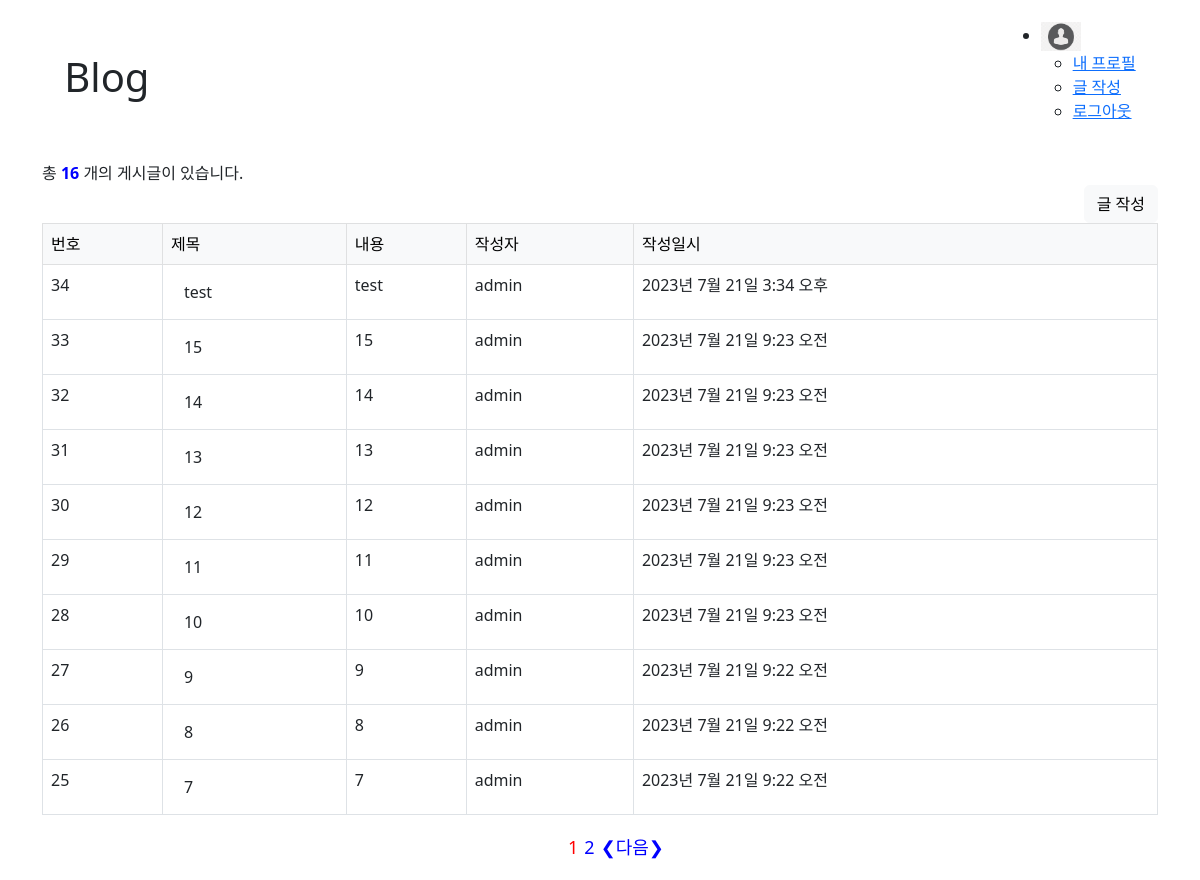
Before: /blog/ (signed in) with the older database file.
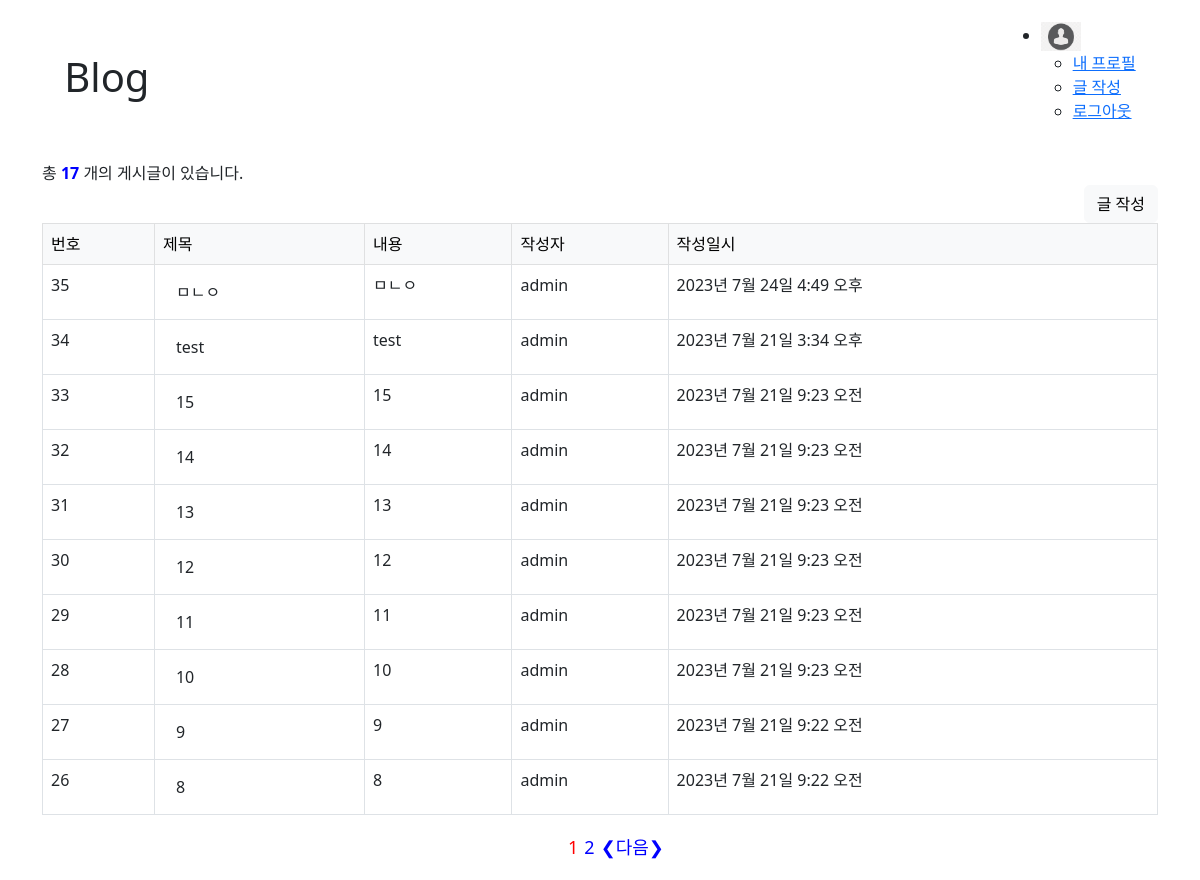
After: the same page with the newer database file.
### blog/models.py (models this page shows)
class Post(models.Model):
    title = models.CharField(max_length=30)
    content = models.TextField()
    writer = models.ForeignKey(User, on_delete=models.CASCADE)
    created_at = models.DateTimeField(auto_now_add=True)
    updated_at = models.DateTimeField(auto_now=True)

### user/models.py (models this page shows)
class User(AbstractUser):
    username = None
    userId = models.CharField(unique=True, max_length=20) # email 값이 기본키가 된다
    name = models.CharField(max_length=50, null=True, blank=True)
    is_staff = models.BooleanField(default=False)
    is_superuser = models.BooleanField(default=False)
    is_active = models.BooleanField(default=True)
    last_login = models.DateTimeField(null=True, blank=True)
    date_joined = models.DateTimeField(auto_now_add=True)
    USERNAME_FIELD = 'userId'
    REQUIRED_FIELDS = [] # superuser 만들때 필요
    objects = UserManager()

### blog/views.py (the view)
# urls.py: path("", views.Index.as_view(), name='list'),
class Index(View):
    def get(self, request):
        post_objs = Post.objects.all().order_by('-id')
        page = request.GET.get('page')
        paginator = Paginator(post_objs, 10)
        try:
            page_objs = paginator.page(page)
        except PageNotAnInteger:
            page = 1
            page_objs = paginator.page(page)
        except EmptyPage:
            page = paginator.num_pages
            page_objs = paginator.page(page)
        leftIndex = (int(page) - 2)
        if leftIndex < 1:
            leftIndex = 1
        rightIndex = (int(page) + 2)
        if rightIndex > paginator.num_pages:
            rightIndex = paginator.num_pages
        custom_range = range(leftIndex, rightIndex+1)
        context = {
            'posts': post_objs,
            'title': 'Blog',
            'page_objs': page_objs,
            'paginator': paginator,
            'custom_range': custom_range
        }
        return render(request, 'blog/post_list.html', context)

### blog/templates/blog/post_list.html (shortened to what this page needs)
{% extends 'base.html' %}
{% block content %}
    <form action="{% url 'blog:write' %}" method="get">
        총 <span style="color: blue; font-weight: bold;">{{posts.count}}</span> 개의 게시글이 있습니다.
        <div class="write-form">
            <input type="submit" class="btn btn-light" value="글 작성">
        </div>
    </form>
    {% if posts %}
            <table class="table table-bordered">
                <thead class="table-light">
                    <tr>
                        <td>번호</td>
                        <td>제목</td>
                        <td>내용</td>
                        <td>작성자</td>
                        <td>작성일시</td>
                    </tr>
                </thead>
                <tbody>
                    {% for post in page_objs %}
                    <tr>
                        <td>{{ post.pk }}</td>
                        <td><a href="{% url 'blog:detail' pk=post.pk %}" class="btn">{{ post.title }}</a></td>
                        <td>{{ post.content }}</td>
                        <td>{{ post.writer }}</td>
                        <td>{{ post.created_at }}</td>
                    </tr>
                    {% endfor %}
                </tbody>
            </table>
            <div style="font-size: large;">
                {% if page_objs.has_other_pages %}
                    <ul style="display:flex; justify-content: center; list-style:none;">
                        {% for page in custom_range %}
                        {% if page == page_objs.number %}
                            <li style="margin:3px;"><a style="text-decoration:none; color: red;" href="?page={{page}}">{{page}}</a></li>
                        {% else %}
                            <li style="margin:3px;"><a style="text-decoration:none; color: blue;" href="?page={{page}}">{{page}}</a></li>
                        {% endif %}
                        {% endfor %}
                        {% if page_objs.has_next %}
                            <li style="margin:3px;"><a style="text-decoration:none; color: blue;" href="?page={{page_objs.next_page_number}}">&#10094;다음&#10095;</a></li>
                        {% endif %}
                    </ul>
                {% endif %}
            </div>
    {% else %}
        <p>작성된 게시물이 없습니다.</p>
    {% endif %}
{% endblock %}

Changed rows visible on the page:
no longer on this page (row unchanged): Post: pk "25", title "7", content "7", writer "admin", created_at "2023년 7월 21일 9:22 오전"
added Post: pk "35", title "ㅁㄴㅇ", content "ㅁㄴㅇ", writer "admin", created_at "2023년 7월 24일 4:49 오후"
Other visible differences:
{{ posts.count }}: "16" → "17"
